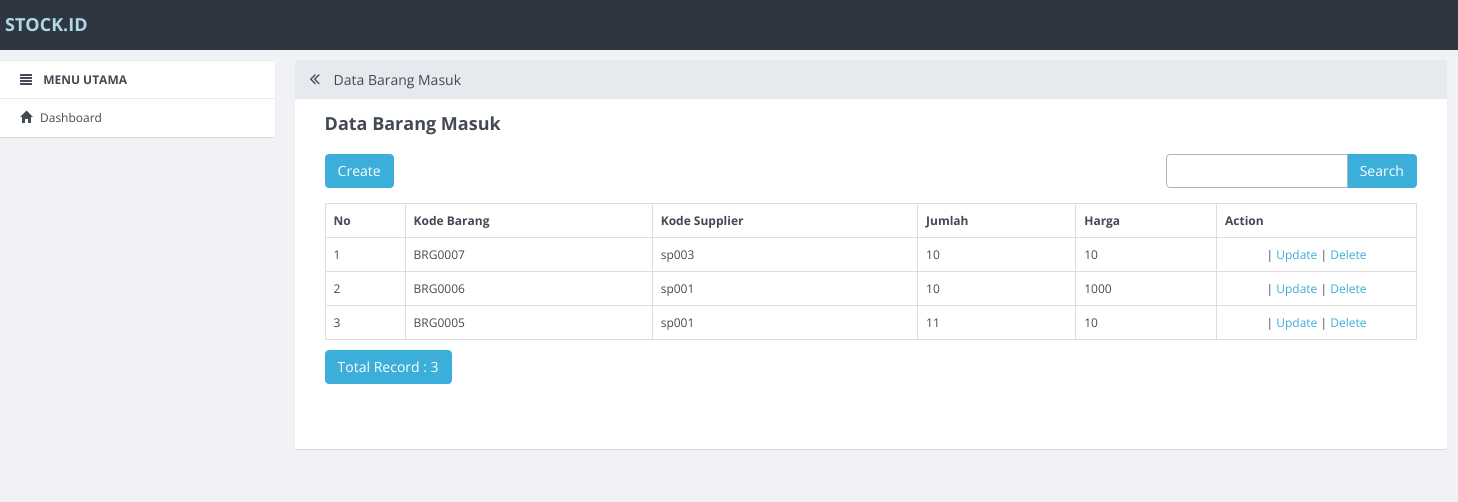
Page /index.php/barang_masuk on the committed database.
### tables this page shows
CREATE TABLE `barang_masuk` (
  `id_barang_masuk` int(11) NOT NULL,
  `kode_barang` varchar(10) DEFAULT NULL,
  `kode_supplier` varchar(10) DEFAULT NULL,
  `jumlah` int(3) DEFAULT NULL,
  `harga` int(10) DEFAULT NULL
);

### application/controllers/Barang_masuk.php (called while the page is built, shortened)
<?php
class Barang_masuk extends CI_Controller
{
    function __construct()
    {
        $this->load->model('Barang_masuk_model');
        $this->load->library('form_validation');
    }
    public function index()
    {
        $q = urldecode($this->input->get('q', TRUE));
        $start = intval($this->input->get('start'));
        if ($q <> '') {
            $config['base_url'] = base_url() . 'barang_masuk/index.html?q=' . urlencode($q);
            $config['first_url'] = base_url() . 'barang_masuk/index.html?q=' . urlencode($q);
        } else {
            $config['base_url'] = base_url() . 'barang_masuk/index.html';
            $config['first_url'] = base_url() . 'barang_masuk/index.html';
        }
        $config['per_page'] = 10;
        $config['page_query_string'] = TRUE;
        $config['total_rows'] = $this->Barang_masuk_model->total_rows($q);
        $barang_masuk = $this->Barang_masuk_model->get_limit_data($config['per_page'], $start, $q);
        $this->load->library('pagination');
        $this->pagination->initialize($config);
        $data = array(
            'barang_masuk_data' => $barang_masuk,
            'q' => $q,
            'pagination' => $this->pagination->create_links(),
            'total_rows' => $config['total_rows'],
            'start' => $start,
            'konten' => 'barang_masuk/barang_masuk_list',
            'judul' => 'Data Barang Masuk',
        );
        $this->load->view('v_index', $data);
    }
}

### index.php (called while the page is built, shortened)
<?php
require_once BASEPATH.'core/CodeIgniter.php';

### application/config/config.php (called while the page is built, shortened)
<?php
$config['base_url'] = "http://".$_SERVER['HTTP_HOST'];
$config['base_url'] .= preg_replace('@/+$@','',dirname($_SERVER['SCRIPT_NAME'])).'/';
$config['index_page'] = '';
$config['uri_protocol']	= 'REQUEST_URI';
$config['url_suffix'] = '.html';
$config['language']	= 'english';
$config['charset'] = 'UTF-8';
$config['enable_hooks'] = FALSE;
$config['subclass_prefix'] = 'MY_';
$config['composer_autoload'] = FALSE;
$config['permitted_uri_chars'] = 'a-z 0-9~%.:_\-';
$config['enable_query_strings'] = FALSE;
$config['controller_trigger'] = 'c';
$config['function_trigger'] = 'm';
$config['directory_trigger'] = 'd';
$config['allow_get_array'] = TRUE;
$config['log_threshold'] = 0;
$config['log_path'] = '';
$config['log_file_extension'] = '';
$config['log_file_permissions'] = 0644;
$config['log_date_format'] = 'Y-m-d H:i:s';
$config['error_views_path'] = '';
$config['cache_path'] = '';
$config['cache_query_string'] = FALSE;
$config['encryption_key'] = '';
$config['sess_driver'] = 'files';
$config['sess_cookie_name'] = 'ci_session';
$config['sess_expiration'] = 7200;
$config['sess_save_path'] = NULL;
$config['sess_match_ip'] = FALSE;
$config['sess_time_to_update'] = 300;
$config['sess_regenerate_destroy'] = FALSE;
$config['cookie_prefix']	= '';
$config['cookie_domain']	= '';
$config['cookie_path']		= '/';
$config['cookie_secure']	= FALSE;
$config['cookie_httponly'] 	= FALSE;
$config['standardize_newlines'] = FALSE;
$config['global_xss_filtering'] = FALSE;
$config['csrf_protection'] = FALSE;
$config['csrf_token_name'] = 'csrf_test_name';
$config['csrf_cookie_name'] = 'csrf_cookie_name';
$config['csrf_expire'] = 7200;
$config['csrf_regenerate'] = TRUE;
$config['csrf_exclude_uris'] = array();
$config['compress_output'] = FALSE;
$config['time_reference'] = 'local';
$config['rewrite_short_tags'] = FALSE;
$config['proxy_ips'] = '';

### application/models/Barang_masuk_model.php (called while the page is built, shortened)
<?php
class Barang_masuk_model extends CI_Model
{
    public $table = 'barang_masuk';
    public $id = 'id_barang_masuk';
    public $order = 'DESC';
    function total_rows($q = NULL) {
        $this->db->like('id_barang_masuk', $q);
	$this->db->or_like('kode_barang', $q);
	$this->db->or_like('kode_supplier', $q);
	$this->db->or_like('jumlah', $q);
	$this->db->or_like('harga', $q);
	$this->db->from($this->table);
        return $this->db->count_all_results();
    }
    function get_limit_data($limit, $start = 0, $q = NULL) {
        $this->db->order_by($this->id, $this->order);
        $this->db->like('id_barang_masuk', $q);
	$this->db->or_like('kode_barang', $q);
	$this->db->or_like('kode_supplier', $q);
	$this->db->or_like('jumlah', $q);
	$this->db->or_like('harga', $q);
	$this->db->limit($limit, $start);
        return $this->db->get($this->table)->result();
    }
}

### application/views/barang_masuk/barang_masuk_list.php (the view, shortened to what this page needs)
<div class="row" style="margin-bottom: 10px">
            <div class="col-md-4">
                <?php echo anchor(site_url('barang_masuk/create'),'Create', 'class="btn btn-primary"'); ?>
            </div>
            <div class="col-md-4 text-center">
            </div>
            <div class="col-md-1 text-right">
            </div>
            <div class="col-md-3 text-right">
                <form action="<?php echo site_url('barang_masuk/index'); ?>" class="form-inline" method="get">
                    <div class="input-group">
                        <input type="text" class="form-control" name="q" value="<?php echo $q; ?>">
                        <span class="input-group-btn">
                          <button class="btn btn-primary" type="submit">Search</button>
                        </span>
                    </div>
                </form>
            </div>
        </div>
        <table class="table table-bordered" style="margin-bottom: 10px">
            <tr>
                <th>No</th>
        <th>Kode Barang</th>
        <th>Kode Supplier</th>
        <th>Jumlah</th>
        <th>Harga</th>
        <th>Action</th>
            </tr><?php
            foreach ($barang_masuk_data as $barang_masuk)
            {
                ?>
                <tr>
            <td width="80px"><?php echo ++$start ?></td>
            <td><?php echo $barang_masuk->kode_barang ?></td>
            <td><?php echo $barang_masuk->kode_supplier ?></td>
            <td><?php echo $barang_masuk->jumlah ?></td>
            <td><?php echo $barang_masuk->harga ?></td>
            <td style="text-align:center" width="200px">
                <?php
                echo ' | ';
                echo anchor(site_url('barang_masuk/update/'.$barang_masuk->id_barang_masuk),'Update');
                echo ' | ';
                echo anchor(site_url('barang_masuk/delete/'.$barang_masuk->id_barang_masuk),'Delete','onclick="javasciprt: return confirm(\'Are You Sure ?\')"');
                ?>
            </td>
        </tr>
                <?php
            }
            ?>
        </table>
        <div class="row">
            <div class="col-md-6">
                <a href="#" class="btn btn-primary">Total Record : <?php echo $total_rows ?></a>
        </div>
            <div class="col-md-6 text-right">
            </div>
        </div>

### rows in the picture
barang_masuk: kode_barang "BRG0007", kode_supplier "sp003", jumlah "10", harga "10", id_barang_masuk "Update", id_barang_masuk "Delete"
barang_masuk: kode_barang "BRG0006", kode_supplier "sp001", jumlah "10", harga "1000", id_barang_masuk "Update", id_barang_masuk "Delete"
barang_masuk: kode_barang "BRG0005", kode_supplier "sp001", jumlah "11", harga "10", id_barang_masuk "Update", id_barang_masuk "Delete"

### other values in the picture
$judul "Data Barang Masuk"
$total_rows "3"
